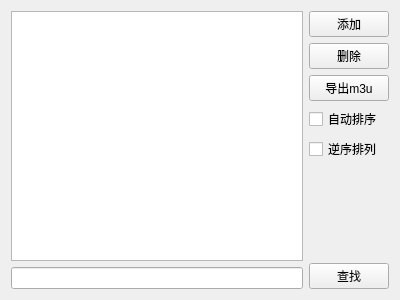
<?xml version="1.0" encoding="UTF-8"?>
<ui version="4.0">
 <class>Widget</class>
 <widget class="QWidget" name="Widget">
  <property name="geometry">
   <rect>
    <x>0</x>
    <y>0</y>
    <width>400</width>
    <height>300</height>
   </rect>
  </property>
  <property name="windowTitle">
   <string>Widget</string>
  </property>
  <layout class="QHBoxLayout" name="horizontalLayout">
   <item>
    <layout class="QVBoxLayout" name="verticalLayout">
     <item>
      <widget class="QListWidget" name="listWidget"/>
     </item>
     <item>
      <widget class="QLineEdit" name="lineEditTemplate"/>
     </item>
    </layout>
   </item>
   <item>
    <layout class="QVBoxLayout" name="verticalLayout_2">
     <item>
      <widget class="QPushButton" name="btnAdd">
       <property name="text">
        <string>添加</string>
       </property>
      </widget>
     </item>
     <item>
      <widget class="QPushButton" name="btnDel">
       <property name="text">
        <string>删除</string>
       </property>
      </widget>
     </item>
     <item>
      <widget class="QPushButton" name="btnExportM3U">
       <property name="text">
        <string>导出m3u</string>
       </property>
      </widget>
     </item>
     <item>
      <widget class="QCheckBox" name="checkBoxAutoSort">
       <property name="text">
        <string>自动排序</string>
       </property>
      </widget>
     </item>
     <item>
      <widget class="QCheckBox" name="checkBoxReverse">
       <property name="text">
        <string>逆序排列</string>
       </property>
      </widget>
     </item>
     <item>
      <spacer name="verticalSpacer">
       <property name="orientation">
        <enum>Qt::Orientation::Vertical</enum>
       </property>
       <property name="sizeHint" stdset="0">
        <size>
         <width>20</width>
         <height>40</height>
        </size>
       </property>
      </spacer>
     </item>
     <item>
      <widget class="QPushButton" name="btnFind">
       <property name="text">
        <string>查找</string>
       </property>
      </widget>
     </item>
    </layout>
   </item>
  </layout>
 </widget>
 <resources/>
 <connections/>
</ui>
